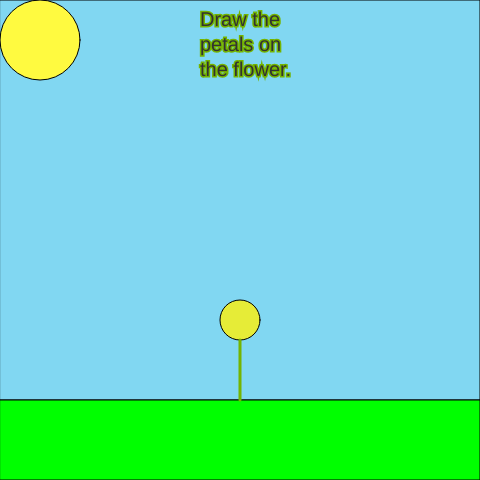
Frame 1 (no input)
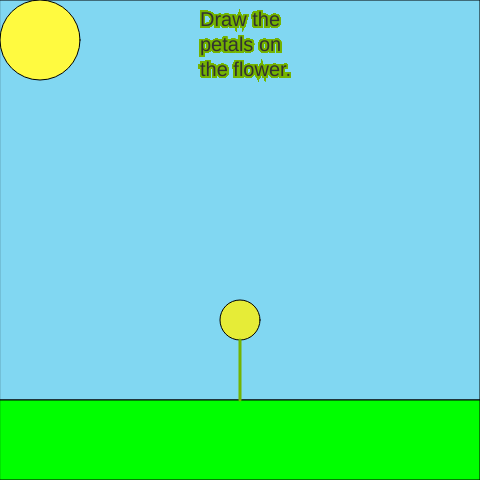
Frame 60 (no input)
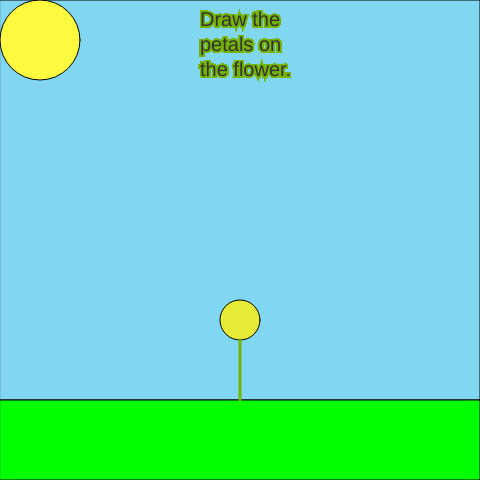
Frame 120 (the mouse pressed at the canvas centre since frame 60)

The p5.js sketch that drew these frames (run headless with seeded random() and noise() and a simulated clock; from frame 60 on, the mouse is pressed at the canvas centre):

// p5.js sketch
// ── sketch.js


function setup() {
    createCanvas(480, 480);
    textSize (20);
  
    fill(129, 215, 242);
    rect(0, 0, 480, 400);
    fill(0, 255, 0);
    rect(0, 400, 480, 80);
    fill(255, 250, 64);
    ellipse(40, 40, 80);
    fill(230,236,55)
    ellipse (240,320,40)
    noStroke();
    strokeWeight(3);
    stroke (117, 180, 0);
    line(240,340,240, 400);
  
  }
  let s = 'Draw the petals on the flower.';
  
  function draw(){
  fill (50);
  text(s, 200, 10, 100, 80);}
  function mouseDragged() 
  { 
  strokeWeight(6);
  fill(117, 180, 0)
  line(mouseX, mouseY, pmouseX, pmouseY);
  }
  
